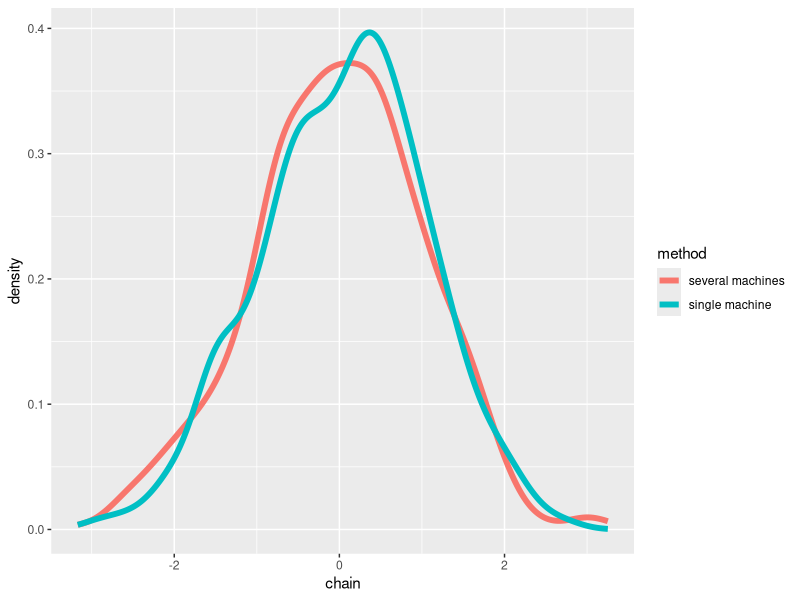

R code for this plot:
QQPlot <- function(chain1, chain2, line = TRUE, size_point = 2, size_line =1, ...){
# QQPlot creates a qqplot that compares two Markov chains
# if qqline = TRUE we plot also the line (y=x)
  require(ggplot2)
 
  q1 <- quantile(chain1, probs = seq(0, 1, 0.01), na.rm = FALSE)
  q2 <- quantile(chain2, probs = seq(0, 1, 0.01), na.rm = FALSE)
  df <- data.frame(q1 = q1, q2 = q2)
  
  l <- list(...)
  p <-  ggplot(df, aes(x=q1, y=q2)) + geom_point(size = size_point) +l
  if (line){
    p <- p + geom_abline(intercept = 0, slope = 1, col='red', size = size_line)
  }
  p
}

# example for QQPlot
#p <- QQPlot(chain1=rnorm(100), chain2=rnorm(100))
#p 


TracePlot <- function(list_of_vectors, method = NULL, burn_in = 0.1, size_line = 1, ...){
  # TracePlot prepares a trace plot for one or several Markov chains
  # TracePlot args: list_of_vectors - a list containing vectors of our Markov chains (it may be a list of one vector only)  
  #                          method - a vector containing names of methods (usually c('single machine', 'several machines'))
  #                         burn_in - a proportion of samples to be burned_in  
  #                       size_line - size of the line in the plot 
  #  
  # TO DO solve the problem with burn_in (we want it to be the proportion)
  require(ggplot2)
  l <- list(...)
  list_of_vectors_after_burn_in <- lapply(list_of_vectors, function(x){
    x[floor(length(x)*burn_in):length(x)]
  })
  chain <- unlist(list_of_vectors_after_burn_in)
  
  iteration <- unlist(lapply(list_of_vectors, function(x) floor(length(x)*burn_in):length(x)))
  df <- data.frame(chain = chain, iteration = iteration)
  
  if(is.null(method)){
    p <- ggplot(df, aes(x=iteration, y=chain)) + geom_line(size = size_line) +  l
  } else {
    df$method <- unlist(lapply(seq_along(list_of_vectors_after_burn_in), function(i) {
      rep(method[i], times = length(list_of_vectors_after_burn_in[[i]]))
    }))
    
    p <- ggplot(df, aes(x=iteration, y=chain, col = method)) + geom_line(size = size_line) + l
  }
  #p
}

# example
TracePlot(list(rnorm(100), rnorm(100)), method = c('single machine', 'several machines'), burn_in=0.2)


HistPlot <- function(list_of_vectors, method = NULL, burn_in =0.1, size_line = 1,  ...){
# HistPlot prepares several (or one ) histogram of our Markov chains/chain - different colours applied to different methods
# HistPlot args:  list_of_vectors - a list containing vectors of our Markov chains (it may be a list of one vector only)  
#                          method - a vector containing names of methods (usually c('single machine', 'several machines'))
#                         burn_in - a proportion of samples to be burned_in  
#                       size_line - size of the line in the plot 
  require(ggplot2)
  l <- list(...)
  list_of_vectors_after_burn_in <- lapply(list_of_vectors, function(x){
    x[floor(length(x)*burn_in):length(x)]
  })
  chain <- unlist(list_of_vectors_after_burn_in)
  df <- data.frame(chain=chain)
  
  if(is.null(method)){
    p <- ggplot(df, aes(x=chain)) + geom_density() +  l
  } else {
    df$method <- unlist(lapply(seq_along(list_of_vectors_after_burn_in), function(i) {
      rep(method[i], times = length(list_of_vectors_after_burn_in[[i]]))
    }))
    
    p <- ggplot(df, aes(x = chain, col = method)) + geom_line(size = size_line, stat = "density") +  l
  }
  p
}
  

HistPlot(list(rnorm(1000), rnorm(1000)), method = c('single machine', 'several machines'), 0.2, size_line=2)


ACFPlot <- function(chain, lag.max = 10, ...){
# TO DO: should this function consider a burn-in
# ACFPlot prepares a plot of autocorrelations for subsequent lags
# ACFPlot args:  chain - a vector of values of our Markov chain
#             lag.max  - values of ACF for lag from 0 to lag.max will be displayed  
  
  require(ggplot2)
  l <- list(...)
  
  # creating a data frame with autocorrelations for subsequent values of lag
  df <- with(acf(chain, lag.max, plot = FALSE), data.frame(lag, acf))
  df$lag <- as.factor(df$lag)
  p <- ggplot(df, aes(x = lag, y = acf)) + geom_bar(stat = "identity") + l
  p
}

#p <- ACFPlot(chain=rnorm(1000), 10, ggtitle('acf'))
#suppressWarnings(print(p))
